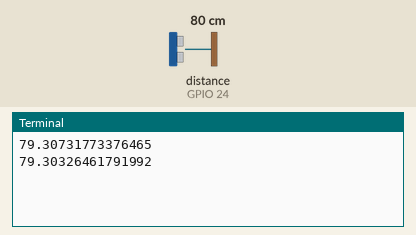
A program run on a simulated Raspberry Pi (BCM pin numbers). Shown: the last lines printed to the terminal. Inputs (shaded band) come from the test bench; at power-on: distance to the obstacle (sensor on GPIO 24) 80 cm. The echo pulse lasts 58.3 µs per cm; the clock reads 2024-03-15 10:24:30 at power-on unless the program sets it.

Above: at 3.2 s.
3.3 s: distance to the obstacle (sensor on GPIO 24) set to 2 cm
At 4.6 s:
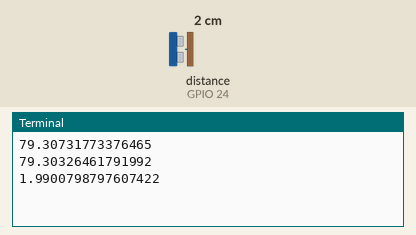
4.8 s: distance to the obstacle (sensor on GPIO 24) set to 4 cm
At 5.5 s:
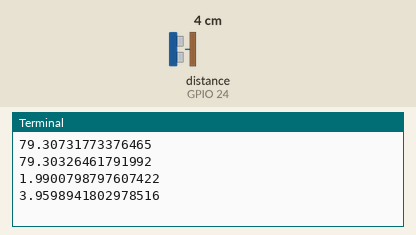
Timing chart, 0 to 7.8 s (numbered marks = the images above; inputs shaded):
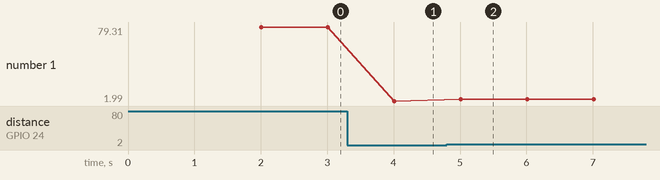

The program:

6._Ultrasonic_rangin.py
```python
#!/usr/bin/env python2
# -*- coding: utf-8 -*-
"""
Created on Wed Jan  9 12:08:58 2019

@author: pi
"""
import RPi.GPIO as GPIO
import time
trig= 23
echo=24

GPIO.setmode(GPIO.BCM)
GPIO.setup(trig,GPIO.OUT,initial=GPIO.LOW)
GPIO.setup(echo,GPIO.IN)

time.sleep(2)

def distance():
    GPIO.output(trig,GPIO.HIGH)
    time.sleep(0.00015)
    GPIO.output(trig,GPIO.LOW)
    while not GPIO.input(echo):
        pass
    t1=time.time()
    while GPIO.input(echo):
        pass
    t2=time.time()
    print((t2-t1)*340*100/2)


try:
    while True:
        distance()
        time.sleep(1)
except KeyboardInterrupt:
    GPIO.cleanup()
```

Measured:
- after the input at 3.3 s, the terminal: prints a new line after 0.71 s (image 1)
- after the input at 4.8 s, the terminal: prints a new line after 0.21 s (image 2)
- plotted number 1: 79.3 → 1.99 after the input at 3.3 s, 1.99 → 3.96 after the input at 4.8 s
